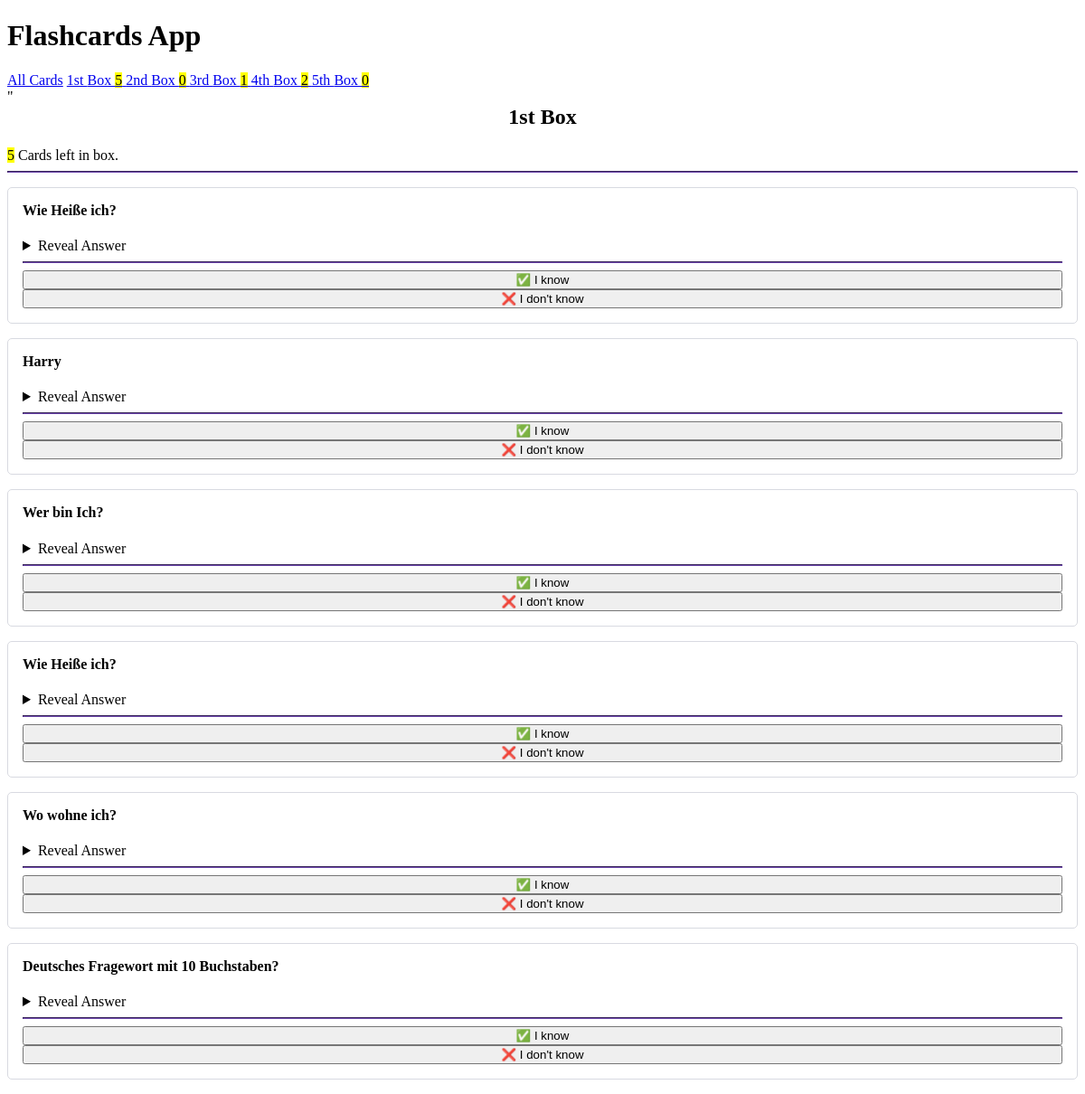
The page /box1 on the database its author committed.
### cards/models.py (models this page shows, shortened)
class Card(models.Model):
    question = models.CharField(max_length=100)
    answer = models.CharField(max_length=100)
    box = models.IntegerField(
        choices=zip(BOXES, BOXES),
        default=BOXES[0]
    )
    date_created = models.DateTimeField(auto_now_add=True)

### cards/views.py (the view, shortened to what this page needs)
class BoxView(CardListView):
    template_name = "cards/box.html"
    form_class= CardCheckForm
    def get_queryset(self):
        return Card.objects.filter(box=self.kwargs["box_num"])
    def get_context_data(self, **kwargs):
        context = super().get_context_data(**kwargs)
        context["box_number"] = self.kwargs["box_num"]
        if self.object_list:
            context["check_card"] = random.choice(self.object_list)
        return context

### cards/templatetags/cards_tags.py (called while the page is built)
@register.inclusion_tag("cards/box_link.html")
def boxes_as_links():
    boxes = []
    for box_num in BOXES:
        card_count = Card.objects.filter(box=box_num).count()
        boxes.append({
            "number": box_num,
            "card_count": card_count,
        })
    return {"boxes": boxes}

### cards/templates/cards/box.html
{% extends "cards/base.html" %}
{%load humanize %}
{% block content %}
    <h2> {{box_number | ordinal}} Box</h2>
    <mark> {{object_list | length}}</mark> Card{{ object_list | pluralize}} left in box.
    <hr>
    {% if check_card %}
        {%include "cards/card.html" with card=check_card %}
    {% endif %}
    {% for card in object_list %}
        {% include "cards/card.html" %}
    {% endfor %}
{% endblock content %}

### cards/templates/cards/card.html (shortened to what this page needs)
<article>
    <h4>{{ card.question }}</h4>
    {% if not check_card %}
        <p>{{ card.answer }}</p>
        <hr>
        <a href="{% url 'card-update' card.id %}" role="button">
            ✏️ Edit Card
        </a>
    {% else %}
        <details>
            <summary>Reveal Answer</summary>
        </details>
        <hr>
        {% include "cards/cards_check_form.html" with solved=True%}
        {% include "cards/cards_check_form.html" with solved=False%}
    {% endif %}
</article>

### cards/templates/cards/cards_check_form.html (shortened to what this page needs)
<form method = "post">
    {% if solved %}
        <input type="submit" value="✅ I know"/>
    {% else %}
        <input type="submit" value="❌ I don't know"/>
    {% endif %}
</form>

### cards/templates/cards/base.html (style rules this page uses)
:root { --accent: #6e48ad; --accent-bg: white; --bg: #fff; --text: #212121; --text-light: #585858; --border: #d8dae1; --code: #d81b60; --preformatted: #444; }
article { background-color: var(--marked); border: 1px solid var(--border); border-radius: 5px; padding: 1em; margin: 1em 0; }
h2 { text-align: center; }
h2, h4 { margin-top: 0; }
hr { background: var(--accent); border-color: var(--accent); }
input, select, textarea { width: 100%; }

### rows shown on the page
Card: question "Wie Heiße ich?"
Card: question "Harry"
Card: question "Wer bin Ich?"
Card: question "Wo wohne ich?"
Card: question "Deutsches Fragewort mit 10 Buchstaben?"

### other values the page prints
{{ box.number | ordinal }} "1st" "2nd" "3rd" "4th" "5th"
{{ box.card_count }} "5" "0" "1" "2" "0"
{{ box_number | ordinal }} "1st"
{{ object_list | length }} "5"
{{ object_list | pluralize }} "s"
